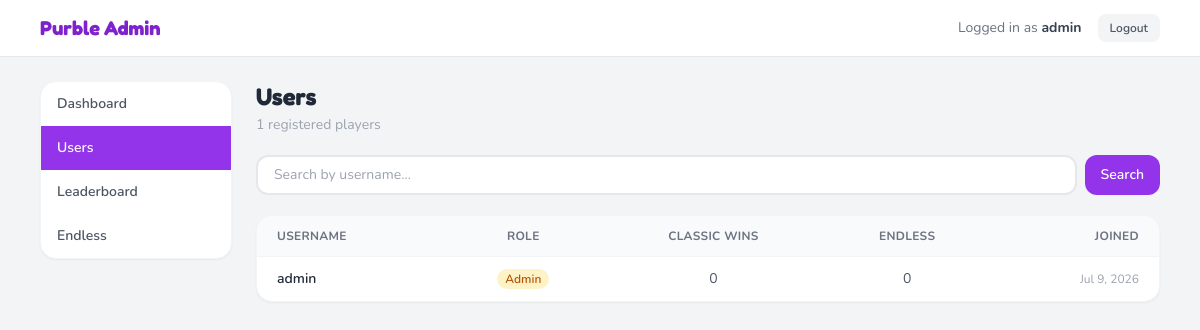
The page /admin/users.php (signed in) on the database its author committed.
### tables this page shows
CREATE TABLE IF NOT EXISTS users (
    id         INT AUTO_INCREMENT PRIMARY KEY,
    username   VARCHAR(50)  NOT NULL UNIQUE,
    password   VARCHAR(255) NOT NULL,
    is_admin   TINYINT(1)   NOT NULL DEFAULT 0,
    created_at TIMESTAMP    DEFAULT CURRENT_TIMESTAMP
);

### admin/users.php (the view, shortened to what this page needs)
<?php
require '../includes/db.php';
require 'layout.php';
$search = trim($_GET['q'] ?? '');
$page   = max(1, (int)($_GET['page'] ?? 1));
$limit  = 20;
$offset = ($page - 1) * $limit;
if ($search !== '') {
    $countStmt = $conn->prepare('SELECT COUNT(*) FROM users WHERE username LIKE ?');
    $like = '%' . $search . '%';
    $countStmt->bind_param('s', $like);
    $countStmt->execute();
    $totalCount = $countStmt->get_result()->fetch_row()[0];
    $countStmt->close();
    $stmt = $conn->prepare(
        'SELECT u.id, u.username, u.is_admin, u.created_at,
                (SELECT COUNT(*) FROM leaderboard WHERE user_id = u.id) AS classic_wins,
                (SELECT COUNT(*) FROM endless_leaderboard WHERE user_id = u.id) AS endless_sessions
         FROM users u
         WHERE u.username LIKE ?
         ORDER BY u.created_at DESC
         LIMIT ? OFFSET ?'
    );
    $stmt->bind_param('sii', $like, $limit, $offset);
} else {
    $totalCount = $conn->query('SELECT COUNT(*) FROM users')->fetch_row()[0];
    $stmt = $conn->prepare(
        'SELECT u.id, u.username, u.is_admin, u.created_at,
                (SELECT COUNT(*) FROM leaderboard WHERE user_id = u.id) AS classic_wins,
                (SELECT COUNT(*) FROM endless_leaderboard WHERE user_id = u.id) AS endless_sessions
         FROM users u
         ORDER BY u.created_at DESC
         LIMIT ? OFFSET ?'
    );
    $stmt->bind_param('ii', $limit, $offset);
}
$stmt->execute();
$users      = $stmt->get_result()->fetch_all(MYSQLI_ASSOC);
adminHeader('Users', 'users');
?>
<div class="space-y-5">
    <div>
        <h1 class="font-display text-2xl font-bold text-gray-800">Users</h1>
        <p class="text-gray-400 text-sm mt-0.5"><?php echo number_format($totalCount); ?> registered players</p>
    </div>
    <form method="GET" action="users.php" class="flex gap-2">
        <input type="text" name="q" value="<?php echo htmlspecialchars($search); ?>"
               placeholder="Search by username…"
               class="flex-1 px-4 py-2 rounded-xl border-2 border-gray-200 focus:border-purple-400 focus:outline-none text-sm font-body">
        <button type="submit"
                class="px-4 py-2 rounded-xl bg-purple-600 text-white text-sm font-semibold hover:bg-purple-700 transition-colors">
            Search
        </button>
    </form>
    <div class="bg-white rounded-2xl shadow-sm border border-gray-100 overflow-hidden">
        <?php if (empty($users)): ?>
        <p class="px-5 py-12 text-center text-gray-400">No users found.</p>
        <?php else: ?>
        <div class="overflow-x-auto">
        <table class="w-full text-sm font-body">
            <thead>
                <tr class="bg-gray-50 text-gray-500 text-xs uppercase tracking-wide border-b border-gray-100">
                    <th class="px-5 py-3 text-left">Username</th>
                    <th class="px-5 py-3 text-center">Role</th>
                    <th class="px-5 py-3 text-center">Classic Wins</th>
                    <th class="px-5 py-3 text-center">Endless</th>
                    <th class="px-5 py-3 text-right">Joined</th>
                </tr>
            </thead>
            <tbody class="divide-y divide-gray-50">
                <?php foreach ($users as $u): ?>
                <tr class="hover:bg-gray-50 transition-colors">
                    <td class="px-5 py-3 font-semibold text-gray-800">
                        <?php echo htmlspecialchars($u['username']); ?>
                    </td>
                    <td class="px-5 py-3 text-center">
                        <?php if ($u['is_admin']): ?>
                        <span class="px-2 py-0.5 rounded-full bg-amber-100 text-amber-700 text-xs font-semibold">Admin</span>
                        <?php else: ?>
                        <span class="px-2 py-0.5 rounded-full bg-gray-100 text-gray-500 text-xs font-semibold">Player</span>
                        <?php endif; ?>
                    </td>
                    <td class="px-5 py-3 text-center text-gray-600"><?php echo $u['classic_wins']; ?></td>
                    <td class="px-5 py-3 text-center text-gray-600"><?php echo $u['endless_sessions']; ?></td>
                    <td class="px-5 py-3 text-right text-gray-400 text-xs">
                        <?php echo date('M j, Y', strtotime($u['created_at'])); ?>
                    </td>
                </tr>
                <?php endforeach; ?>
            </tbody>
        </table>
        </div>
        <?php endif; ?>
    </div>
</div>
<?php adminFooter(); ?>

### admin/layout.php (shortened to what this page needs)
<?php
function adminHeader(string $pageTitle, string $activePage = 'dashboard'): void {
    $admin = $_SESSION['auth'] ?? 'Admin';
    $nav = [
        'dashboard'   => ['label' => 'Dashboard',   'href' => 'index.php'],
        'users'       => ['label' => 'Users',        'href' => 'users.php'],
        'leaderboard' => ['label' => 'Leaderboard',  'href' => 'leaderboard.php'],
        'endless'     => ['label' => 'Endless',      'href' => 'endless.php'],
    ];
    ?>
<!DOCTYPE html>
<html lang="en">
<head>
    <script src="../assets/tailwind.js"></script>
</head>
<body class="bg-gray-100 font-body min-h-screen">
    <header class="bg-white border-b border-gray-200 sticky top-0 z-40">
        <div class="max-w-6xl mx-auto px-4 h-14 flex items-center justify-between gap-4">
            <div class="flex items-center gap-3">
                <span class="font-display text-xl font-bold text-purple-700">Purble Admin</span>
            </div>
            <div class="flex items-center gap-4 text-sm">
                <span class="text-gray-500 hidden sm:block">
                    Logged in as <strong class="text-gray-700"><?php echo htmlspecialchars($admin); ?></strong>
                </span>
                <button onclick="confirmLogout()"
                        class="px-3 py-1.5 rounded-lg bg-gray-100 text-gray-600 hover:bg-gray-200 font-semibold transition-colors text-xs">
                    Logout
                </button>
            </div>
        </div>
    </header>
    <div class="max-w-6xl mx-auto px-4 py-6 flex gap-6">
        <aside class="w-48 shrink-0 hidden md:block">
            <nav class="bg-white rounded-2xl shadow-sm border border-gray-100 overflow-hidden">
                <?php foreach ($nav as $slug => $item): ?>
                <a href="<?php echo $item['href']; ?>"
                   class="flex items-center gap-2 px-4 py-3 text-sm font-semibold transition-colors
                          <?php echo $activePage === $slug
                              ? 'bg-purple-600 text-white'
                              : 'text-gray-600 hover:bg-purple-50 hover:text-purple-700'; ?>">
                    <?php echo $item['label']; ?>
                </a>
                <?php endforeach; ?>
            </nav>
        </aside>
        <main class="flex-1 min-w-0 animate-fade-in">
    <?php
}
function adminFooter(): void {
    ?>
        </main>
    </div>
</body>
</html>
    <?php
}

### admin/layout.php (style rules this page uses)
.animate-fade-in { animation: fade-in 0.3s ease-out; }

### rows shown on the page
users: username "admin", is_admin "Admin", classic_wins "0", endless_sessions "0", created_at "Jul 9, 2026"

### other values the page prints
$admin "admin"
$item['label'] "Dashboard"
$item['label'] "Users"
$item['label'] "Leaderboard"
$item['label'] "Endless"
$totalCount "1"
